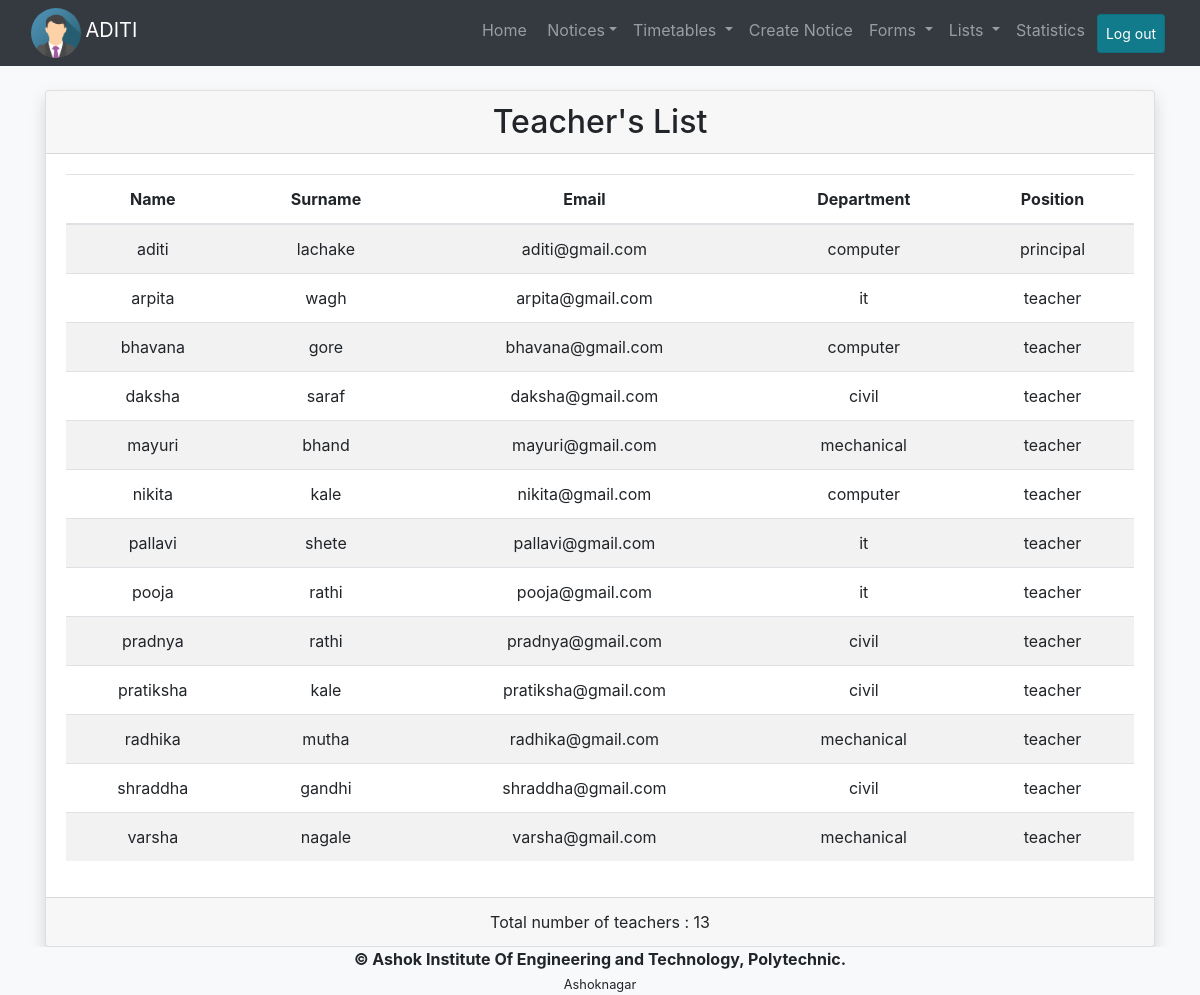
The page /schedule.php (signed in) on the database its author committed.
### tables this page shows
CREATE TABLE `teachers` (
  `name` text NOT NULL,
  `surname` text NOT NULL,
  `email` varchar(40) NOT NULL,
  `password` text NOT NULL,
  `position` text NOT NULL,
  `dept` varchar(20) NOT NULL
);

### session.php (called while the page is built, shortened)
<?php
   include('connect.php');
   $user_check = $_SESSION['login_user'];
   $ses_sql = mysqli_query($conn,"select name,surname,email,position,dept from teachers where email = '$user_check'");
   $row = mysqli_fetch_array($ses_sql,MYSQLI_ASSOC);
   $name = $row['name'];
?>

### schedule.php (the view, shortened to what this page needs)
<?php
  include 'session.php';
  include_once('principal.header.php');
  $t = 0;
  include "connect.php";
  $sql = "SELECT name,surname,email,dept,position FROM teachers";
  $fet = mysqli_query($conn,$sql);
  $second = mysqli_fetch_all($fet,MYSQLI_ASSOC);
?>
<div class="container text-center">
  <div class="card shadow mt-4">
    <div class="card-header">
      <h2 class="card-text">Teacher's List</h2>
    </div>
    <div class="card-body">
      <table class="table table-striped">
        <thead>
          <tr>
            <th>Name</th>
            <th>Surname</th>
            <th>Email</th>
            <th>Department</th>
            <th>Position</th>
          </tr>
        </thead>
        <tbody>
          <?php
            foreach($second as $dt){
              echo "<tr><td>".$dt['name']."</td><td>".$dt['surname']."</td><td>".$dt['email']."</td><td>".$dt['dept']."</td><td>".$dt['position']."</td></tr>";
              $t=$t+1;
            }
          ?>
        </tbody>
      </table>
    </div>
    <div class="card-footer">
      <p class="card-text">Total number of teachers : <?php echo $t;?></p>
    </div>
  </div>
</div>
<?php
  include_once("page.footer.php");
?>

### principal.header.php (shortened to what this page needs)
<!DOCTYPE html>
<html>
  <head>
    <link href = "main.css" rel = "stylesheet">
    <link  rel = "stylesheet" href = "bootstrap.min.css">
    <link  rel = "stylesheet" href = "jquery-ui-1.12.1/jquery-ui.min.css">
  </head>
  <body class="bg-light">
    <nav class="navbar navbar-expand-sm bg-dark navbar-dark sticky-top">
      <div class="container-fluid">
        <div class="navbar-header">
          <a href="admin"><img src="img_avatar.png" alt="Avatar" class="avatar" title="profile"></a>
          <a href="admin" class="navbar-brand"><?php include('session.php'); echo strtoupper($name);?></a>
        </div>
        <div id="main-navbar">
          <ul class="nav navbar-nav navbar-right">
            <li class="nav-item"><a class="nav-link" href="admin">Home</a></li>
            <li class="nav-item dropdown">
              <a href="#" class="nav-link dropdown-toggle" data-toggle="dropdown" id="toggle"><span class="bg-danger text-white count"></span>&nbsp;Notices</a>
            </li>
            <li class="nav-item dropdown">
              <a class="nav-link dropdown-toggle" href="#" id="tt" data-toggle="dropdown">
                Timetables
              </a>
            </li>
            <li class="nav-item">
              <a class="nav-link" href="notice" data-toggle-"tooltip" title="Create a new notice">Create Notice</a>
            </li>
            <li class="nav-item dropdown">
              <a class="nav-link dropdown-toggle" href="#" id="forms" data-toggle="dropdown">
                Forms
              </a>
            </li>
            <li class="nav-item dropdown">
              <a class="nav-link dropdown-toggle" href="#" id="lists" data-toggle="dropdown">
                Lists
              </a>
            </li>
            <li class="nav-item">
              <a class="nav-link" href="graphs">Statistics</a>
            </li>
            <li class="nav-item">
              <a class="nav-link active btn btn-sm btn-info m-1" href="logout">Log out</a>
            </li>
          </ul>
        </div>
      </div>
    </nav>

### page.footer.php (shortened to what this page needs)
<footer class = "fixed-bottom bg-light text-center">
  <strong>&copy; Ashok Institute Of Engineering and Technology, Polytechnic.</strong>
  <br />
  <small>Ashoknagar</small>
</footer>
</body>
</html>

### main.css (style rules this page uses)
.avatar { vertical-align: middle; width: 50px; height: 50px; border-radius: 50%; }

### rows shown on the page
teachers: name "ADITI", name "aditi", surname "lachake", email "aditi@gmail.com", dept "computer", position "principal"
teachers: name "arpita", surname "wagh", email "arpita@gmail.com", dept "it", position "teacher"
teachers: name "bhavana", surname "gore", email "bhavana@gmail.com", dept "computer", position "teacher"
teachers: name "daksha", surname "saraf", email "daksha@gmail.com", dept "civil", position "teacher"
teachers: name "mayuri", surname "bhand", email "mayuri@gmail.com", dept "mechanical", position "teacher"
teachers: name "nikita", surname "kale", email "nikita@gmail.com", dept "computer", position "teacher"
teachers: name "pallavi", surname "shete", email "pallavi@gmail.com", dept "it", position "teacher"
teachers: name "pooja", surname "rathi", email "pooja@gmail.com", dept "it", position "teacher"
teachers: name "pradnya", surname "rathi", email "pradnya@gmail.com", dept "civil", position "teacher"
teachers: name "pratiksha", surname "kale", email "pratiksha@gmail.com", dept "civil", position "teacher"
teachers: name "radhika", surname "mutha", email "radhika@gmail.com", dept "mechanical", position "teacher"
teachers: name "shraddha", surname "gandhi", email "shraddha@gmail.com", dept "civil", position "teacher"
teachers: name "varsha", surname "nagale", email "varsha@gmail.com", dept "mechanical", position "teacher"

### other values the page prints
$t "13"
